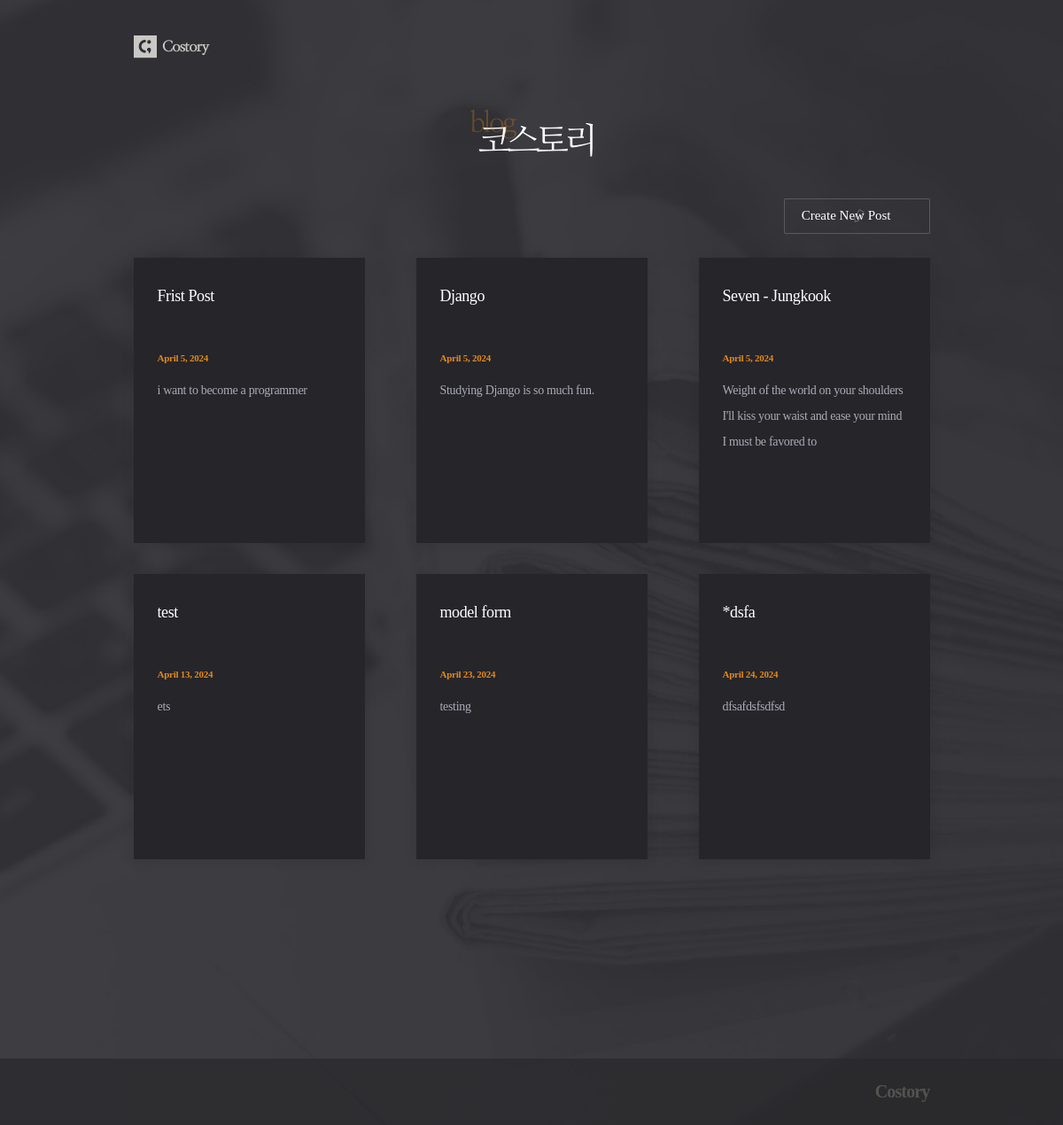
The app's page /posts/, older data.
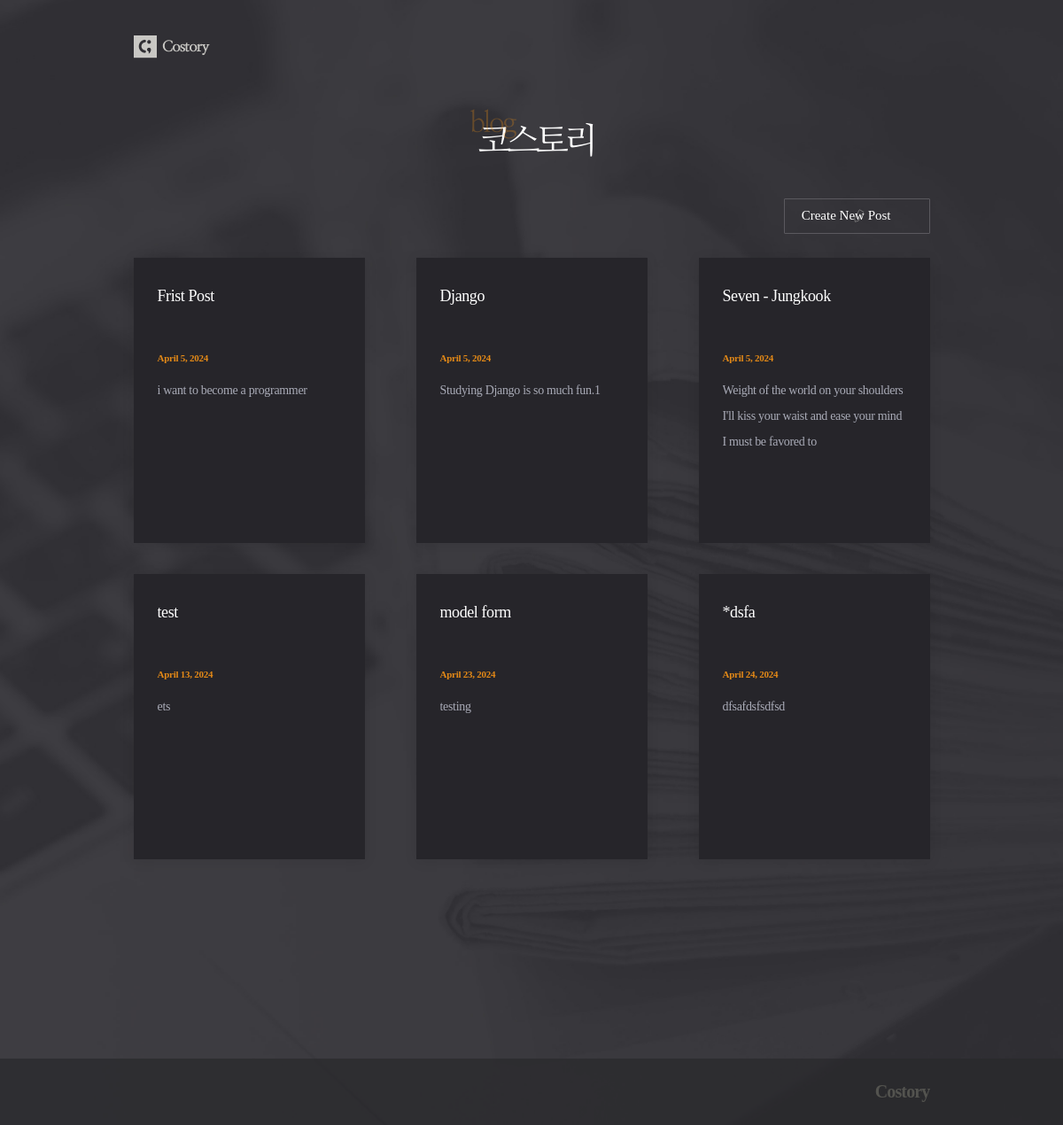
The same page, newer data.
### posts/models.py (models this page shows, shortened)
class Post(models.Model):
    title = models.CharField(max_length=50, unique=True, error_messages={'unique': 'This title already exists.'})
    content = models.TextField(validators=[MinLengthValidator(10, 'Please write at least 10 characters.'), validate_symbols])
    dt_created = models.DateField(verbose_name="Date Created", auto_now_add=True)
    dt_modified = models.DateField(verbose_name="Date Modified", auto_now=True)

### posts/views.py (the view)
# urls.py: path('posts/', views.post_list, name='post-list'),
def post_list(request):
    posts = Post.objects.all()
    context = {"posts" : posts}
    return render(request, 'posts/post_list.html', context)

### posts/templates/posts/post_list.html
{% extends './base.html' %}
{% load static %}
{% block css %}
    <link rel="stylesheet" href="{% static "posts/css/post_list.css" %}">
{% endblock css %}
{% block logo_text %}
    <div id="header">
        <div class="container">
            <h1><img src="{% static '/posts/images/headertxt.png' %}"></h1>
        </div>
    </div>
{% endblock logo_text %}
{% block content %}
<div class="btn_post"><a href={% url "post-create" %}>Create New Post</a></div>
    <div class="post_container">
        {% for post in posts  %}
            <div class="post"><a href="{% url "post-detail" post.id %}">
                <h2 class="title">{{post.title}}</h2>
                <p class="date">{{post.dt_created}}</p>
                <p class="text">{{post.content|slice:":100"}}</p>
            </a></div>
        {% endfor %}
    </div>
{% endblock content %}

### posts/templates/posts/base.html (shortened to what this page needs)
{% load static %}
<!DOCTYPE html>
<html lang="en">
<head>
    {% block css %}
    {% endblock css %}
</head>
<body>
   <div id="warp">
        <div id="header">
            <div id="nav">
                <div class="logo">
                    <a href={% url "post-list" %}><img src="{% static 'posts/images/logo.png' %}"></a>
                </div>
            </div>
        </div>
        {% block logo_text %}
        {% endblock logo_text %}
        <div id="content">
            <div class="container">
                {% block content %}
                {% endblock content %}
            </div>
        </div>
        <div id="footer">
            <div class="footer">
                <p>Costory</p>
            </div>
        </div>
    </div>
</body>
</html>

### posts/static/posts/css/post_list.css (style rules this page uses)
h1,h2,h3,p,a,ul,li { margin: 0; padding: 0; font-family : 'NanumMyeongjo'; font-weight: 200; list-style: none; text-decoration: none; outline: none; color: black; }
html { position: relative; min-height: 100%; margin: 0; }
body { min-height: 100%; margin: 0; padding: 0; background: url(../images/bg.jpg) no-repeat center top/cover; -webkit-font-smoothing: antialiased; -moz-osx-font-smoothing: auto; }
img { margin: 0; padding: 0; border: 0; }
#nav { height: 60px; }
#header { margin: 23px 0 39px; }
#content { margin-bottom: 300px; }
#footer { position: absolute; left: 0; bottom: 0; width: 100%; height: 75px; background: rgba(41, 41, 44, 0.7); }
.container { width: 899px; margin: 0 auto; }
.logo { width: 65%; min-width: 899px; margin: 0 auto; padding-top: 17px; }
.logo img { width: 88px; }
h1 { text-align: center; }
h1 img { width: 139px; }
.btn_post { text-align: right; }
.btn_post a { display: inline-block; margin-bottom: 27px; padding: 10px 43px 11px 19px; font-size: 15px; color: #fff; border: 1px solid #5b595f; border-radius: 1px; background: url(../images/pen.svg)no-repeat 75px 11px/16px; }
.post_container { display: grid; margin-bottom: 35px; grid-template-columns: repeat(3,1fr); grid-auto-rows: minmax(322px, auto); grid-column-gap: 58px; grid-row-gap: 35px; }
.post { background: #26252a; padding: 30px 29px 40px 27px; box-shadow: 0 2px 14px 0 rgba(0, 0, 0, 0.09); }
.post h2 { height: 54px; font-size: 18px; color: #fff; line-height: 1.5; letter-spacing: -0.42px; overflow: hidden; text-overflow: ellipsis; display: -webkit-box; -webkit-line-clamp: 2; -webkit-box-orient: vertical; word-wrap:break-word; }
.post .date { margin: 23px 0 17px; font-size: 11px; font-weight: bold; color: #e38917; letter-spacing: -0.25px; }
.post .text { font-size: 14px; color: #a9abb7; line-height: 2.07; letter-spacing: -0.32px; overflow: hidden; text-overflow: ellipsis; display: -webkit-box; -webkit-line-clamp: 5; -webkit-box-orient: vertical; word-wrap:break-word; }
.footer { width: 65%; min-width: 899px; margin: 0 auto; }
.footer p { text-align: right; font-size: 20px; line-height: 75px; font-weight: 800; letter-spacing: -0.85px; color: #53534f; }

Row changes from the older to the newer data that the page shows:
changed Post "Django": content "Studying Django is so much fun." → "Studying Django is so much fun.1"
